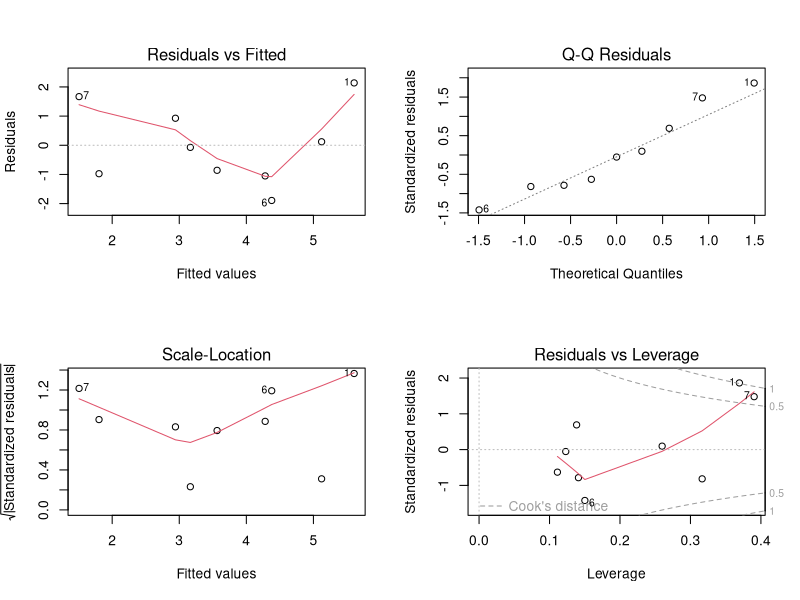

Recreate this plot in R.
library(tidyverse)

# Load the cleaned GDP per capita dataset
gdp <- read_csv("Data/gdp_per_capita_clean.csv")

# Create one observation per economy for convergence analysis
convergence_data <- gdp %>%
  group_by(country) %>%
  summarise(
    initial_gdp = first(gdp_per_capita),
    final_gdp = last(gdp_per_capita),
    years = last(year) - first(year),
    avg_annual_growth = 100 *
      (log(final_gdp) - log(initial_gdp)) / years
  )

convergence_data

# Estimate absolute beta-convergence
beta_model <- lm(
  avg_annual_growth ~ log(initial_gdp),
  data = convergence_data
)

# Display regression results
summary(beta_model)

# Calculate 95% confidence intervals for the regression coefficients
confint(beta_model)

# Calculate Cook's distance to identify influential observations
cooks_d <- cooks.distance(beta_model)

cooks_d

# Match Cook's distance values to each economy
influence_data <- convergence_data %>%
  mutate(cooks_distance = cooks_d) %>%
  arrange(desc(cooks_distance))

influence_data %>%
  select(country, cooks_distance)

# Sensitivity analysis: re-estimate the model excluding influential economies

beta_no_china <- lm(
  avg_annual_growth ~ log(initial_gdp),
  data = convergence_data %>%
    filter(country != "China")
)

beta_no_singapore <- lm(
  avg_annual_growth ~ log(initial_gdp),
  data = convergence_data %>%
    filter(country != "Singapore")
)

beta_no_both <- lm(
  avg_annual_growth ~ log(initial_gdp),
  data = convergence_data %>%
    filter(!country %in% c("China", "Singapore"))
)

summary(beta_no_china)
summary(beta_no_singapore)
summary(beta_no_both)

# Create a table comparing baseline and sensitivity results
robustness_results <- tibble(
  model = c(
    "Baseline",
    "Excluding China",
    "Excluding Singapore",
    "Excluding China & Singapore"
  ),
  
  beta = c(
    coef(beta_model)[2],
    coef(beta_no_china)[2],
    coef(beta_no_singapore)[2],
    coef(beta_no_both)[2]
  ),
  
  p_value = c(
    summary(beta_model)$coefficients[2, 4],
    summary(beta_no_china)$coefficients[2, 4],
    summary(beta_no_singapore)$coefficients[2, 4],
    summary(beta_no_both)$coefficients[2, 4]
  ),
  
  r_squared = c(
    summary(beta_model)$r.squared,
    summary(beta_no_china)$r.squared,
    summary(beta_no_singapore)$r.squared,
    summary(beta_no_both)$r.squared
  )
)

robustness_results

# Display regression diagnostic plots
par(mfrow = c(2, 2))
plot(beta_model)
par(mfrow = c(1, 1))

# Save robustness results
write_csv(
  robustness_results,
  "Data/robustness_results.csv"
)
